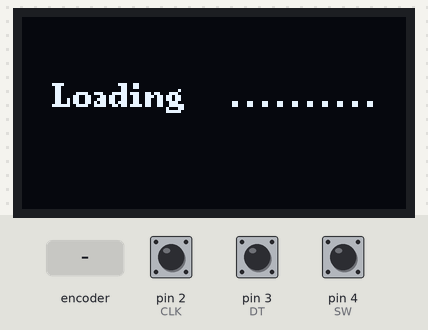
A sketch run on a simulated Arduino Uno, built with avr-gcc and run on an emulated ATmega328P. Parts: 128×64 one-colour display. The inputs (shaded band) are chosen by the test bench; at power-on: pin 4 (SW) HIGH, pin 2 (CLK) HIGH, pin 3 (DT) HIGH.

Above: at 3.6 s.
3.7 s: rotary encoder on pin 2 (CLK) / pin 3 (DT) turned 3 steps (first pin leading)
At 4.6 s:
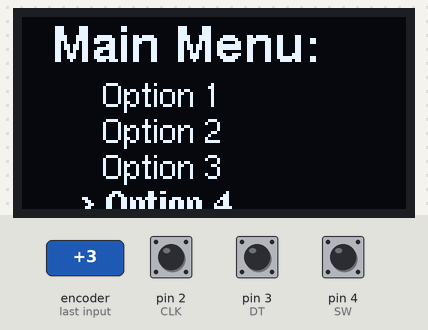
5.8 s: pin 4 (SW) pulled LOW for 3.2 s
At 6.6 s:
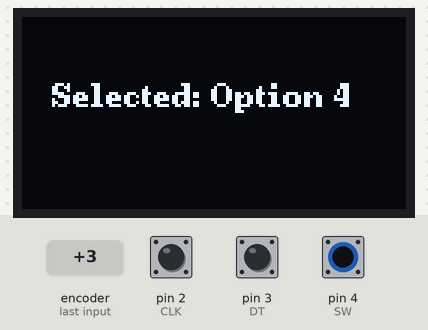
11.1 s: rotary encoder on pin 2 (CLK) / pin 3 (DT) turned 1 step (first pin leading)
At 12.3 s:
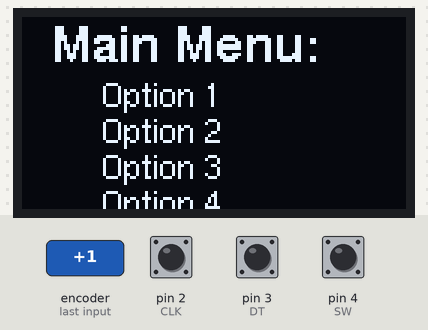
12.8 s: pin 4 (SW) pulled LOW for 0.15 s
At 13.2 s:
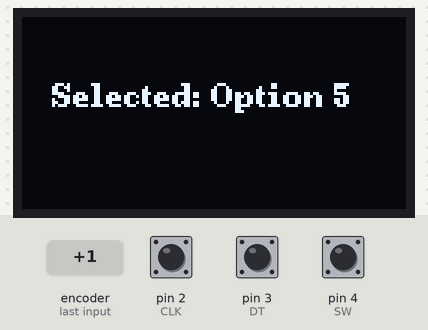
Timing chart, 0 to 15.8 s (numbered marks = the images above; inputs shaded):
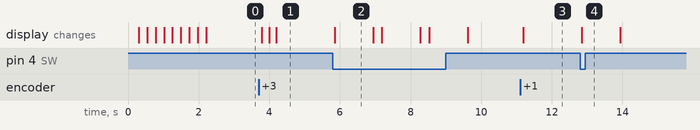

Measured:
- after the input at 3.7 s, the display: first changes after 0.09 s (image 1 shows a later state)
- after the input at 5.8 s, the display: changes after 0.05 s (image 2)
- after the input at 11.1 s, the display: changes after 0.09 s (image 3)
- after the input at 12.8 s, the display: changes after 0.05 s (image 4)
- what the display in image 2 shows lasts 1.1 s, from 5.8 s to 6.9 s

The sketch:

Second_test_loading_animation_simple.ino
```cpp
#include <U8g2lib.h>

// Rotary Encoder Pins
#define CLK 2
#define DT 3
#define SW 4

// Initialize U8g2 for I2C OLED (replace U8G2_R0 with the correct constructor for your display)
U8G2_SSD1306_128X64_NONAME_F_HW_I2C u8g2(U8G2_R0, /* reset=*/ U8X8_PIN_NONE);

// Menu variables
int currentMenu = 0; // Track the current menu option
int numMenus = 5;    // Total number of menu options

void setup() {
  // Rotary Encoder setup
  pinMode(CLK, INPUT_PULLUP);
  pinMode(DT, INPUT_PULLUP);
  pinMode(SW, INPUT_PULLUP);

  // Initialize U8g2
  u8g2.begin();

  // Show loading animation
  loadingScreen();
}

void loop() {
  static int lastStateCLK = digitalRead(CLK); // Store the last state of CLK
  int currentStateCLK = digitalRead(CLK);    // Read the current state of CLK

  // Detect rotation
  if (currentStateCLK != lastStateCLK && currentStateCLK == LOW) {
    if (digitalRead(DT) != currentStateCLK) {
      currentMenu = (currentMenu + 1) % numMenus; // Increment menu
    } else {
      currentMenu = (currentMenu - 1 + numMenus) % numMenus; // Decrement menu
    }
    updateMenu(); // Update the menu display
  }
  lastStateCLK = currentStateCLK;

  // Detect button press
  if (digitalRead(SW) == LOW) {
    selectOption();
    delay(200); // Debounce delay
  }
}

void loadingScreen() {
  for (int i = 0; i < 10; i++) {
    u8g2.clearBuffer();
    u8g2.setFont(u8g2_font_ncenB08_tr); // Select a font
    u8g2.drawStr(10, 30, "Loading");
    for (int j = 0; j <= i; j++) {
      u8g2.drawStr(70 + (j * 5), 30, ".");
    }
    u8g2.sendBuffer();
    delay(200); // Delay for animation
  }
}

void updateMenu() {
  u8g2.clearBuffer();
  u8g2.setFont(u8g2_font_helvB12_tr); // Select a bold font for the menu
  u8g2.drawStr(10, 15, "Main Menu:");
  for (int i = 0; i < numMenus; i++) {
    if (i == currentMenu) {
      u8g2.setFont(u8g2_font_helvB08_tr); // Highlight selected option
      u8g2.drawStr(20, 30 + (i * 12), ("> Option " + String(i + 1)).c_str());
    } else {
      u8g2.setFont(u8g2_font_helvR08_tr); // Regular font for other options
      u8g2.drawStr(20, 30 + (i * 12), ("  Option " + String(i + 1)).c_str());
    }
  }
  u8g2.sendBuffer();
}

void selectOption() {
  u8g2.clearBuffer();
  u8g2.setFont(u8g2_font_ncenB08_tr); // Use a different font for selection
  u8g2.drawStr(10, 30, ("Selected: Option " + String(currentMenu + 1)).c_str());
  u8g2.sendBuffer();
  delay(1000); // Display the selection for 1 second
  updateMenu(); // Return to the menu
}
```
